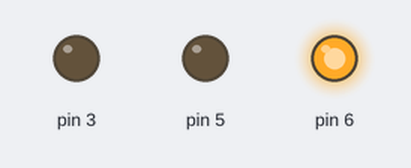
Bench run of a sketch on a simulated Arduino Uno, built with avr-gcc and run on an emulated ATmega328P. On the bench: output pins drawn as LEDs (lit = HIGH).

Above: at 0.1 s.
At 1.1 s:
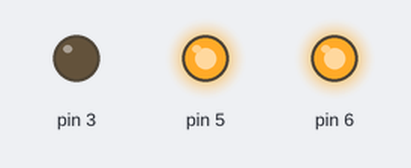
At 2.1 s:
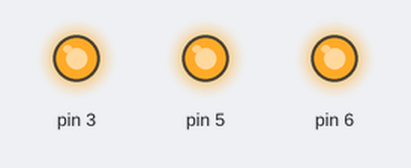
Timing chart, 0 to 3.6 s (numbered marks = the images above):
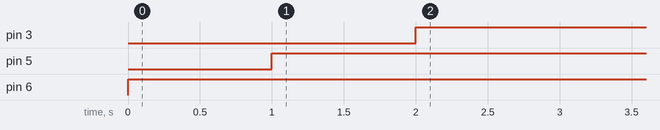

Measured:
- by itself, pin 3: LOW → HIGH at 2.0 s
- by itself, pin 5: LOW → HIGH at 1.0 s
- by itself, pin 6: LOW → HIGH at 0.00 s

The sketch:

P8.1_tinkercad_-_LED_RGB.ino
```cpp
// C++ code
//
int rojo = 0;

int verde = 0;

int azul = 0;

void setup()
{
  pinMode(6, OUTPUT);
  pinMode(5, OUTPUT);
  pinMode(3, OUTPUT);

  // Rojo (6)
  digitalWrite(6, LOW);
  // Verde (5)
  digitalWrite(5, LOW);
  // Azul (3)
  digitalWrite(3, LOW);
}

void loop()
{
  digitalWrite(6, HIGH);
  delay(1000); // Wait for 1000 millisecond(s)
  digitalWrite(5, HIGH);
  delay(1000); // Wait for 1000 millisecond(s)
  digitalWrite(3, HIGH);
  delay(1000); // Wait for 1000 millisecond(s)
}
```
